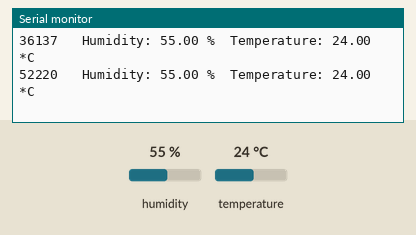
The sketch below on a simulated Arduino Nano, built with avr-gcc and run on an emulated ATmega328P. Shown: the last lines printed to the serial monitor. The test bench sets the inputs (shaded band); at power-on: humidity 55 %, temperature 24 °C.

Above: at 2.8 s.
2.9 s: humidity set to 22 %
At 3.4 s:
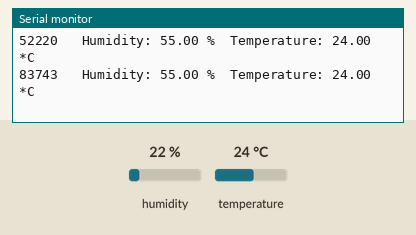
5.6 s: temperature set to 12 °C
At 6.8 s:
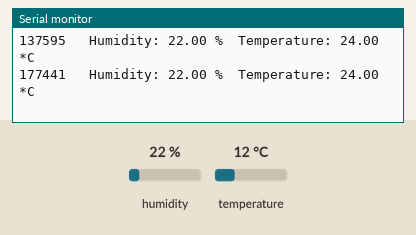
8.3 s: humidity set to 40 %
At 9.6 s:
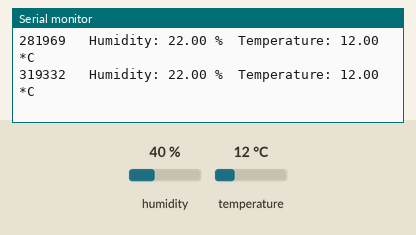
Timing chart, 0 to 11.3 s (numbered marks = the images above; inputs shaded):
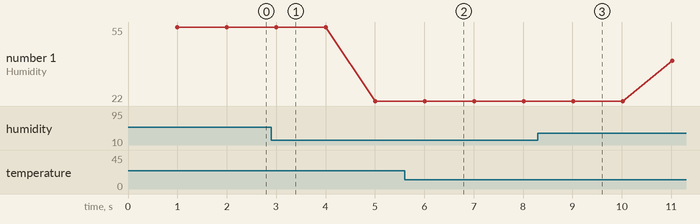

The sketch:

source.ino
```cpp
#include "DHT.h"

#define DHTTYPE DHT22   // DHT 22  (AM2302), AM2321
#define DHTPIN 2

DHT dht(DHTPIN, DHTTYPE);

unsigned long time = 0;
unsigned long count = 0;

void setup() {
  Serial.begin(9600);
  dht.begin();
}

void loop() {

  count++;

  float h = dht.readHumidity();
  float t = dht.readTemperature();

  if (getTimeSince(time) > 1000) {
      Serial.print(count);
      Serial.print(" \t");
      Serial.print("Humidity: ");
      Serial.print(h);
      Serial.print(" %\t");
      Serial.print("Temperature: ");
      Serial.print(t);
      Serial.println(" *C ");

      time = millis();
  }
}

unsigned long getTimeSince(unsigned long start) {
    return (unsigned long)(millis() - start);
}
```

Measured:
- after the input at 5.6 s, the serial monitor: prints a new line after 0.41 s (image 2)
- plotted number 1: 55 → 22 after the input at 2.9 s, 22 → 40 after the input at 8.3 s
